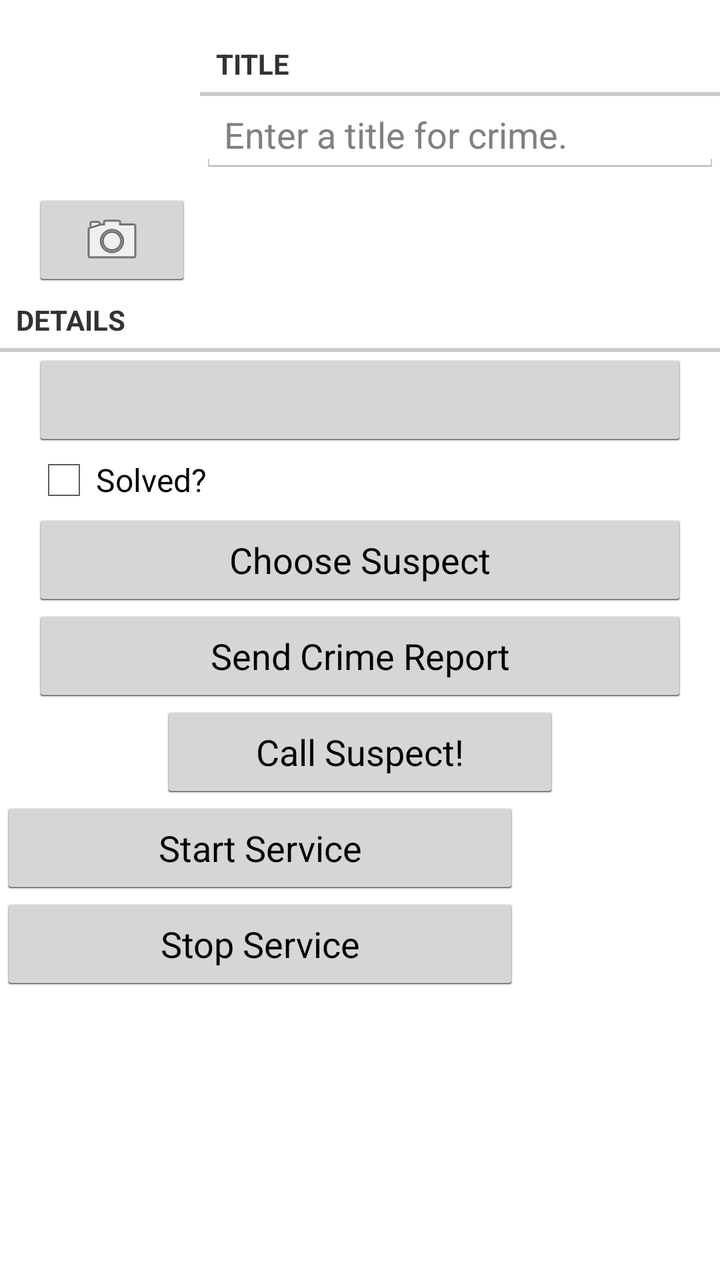
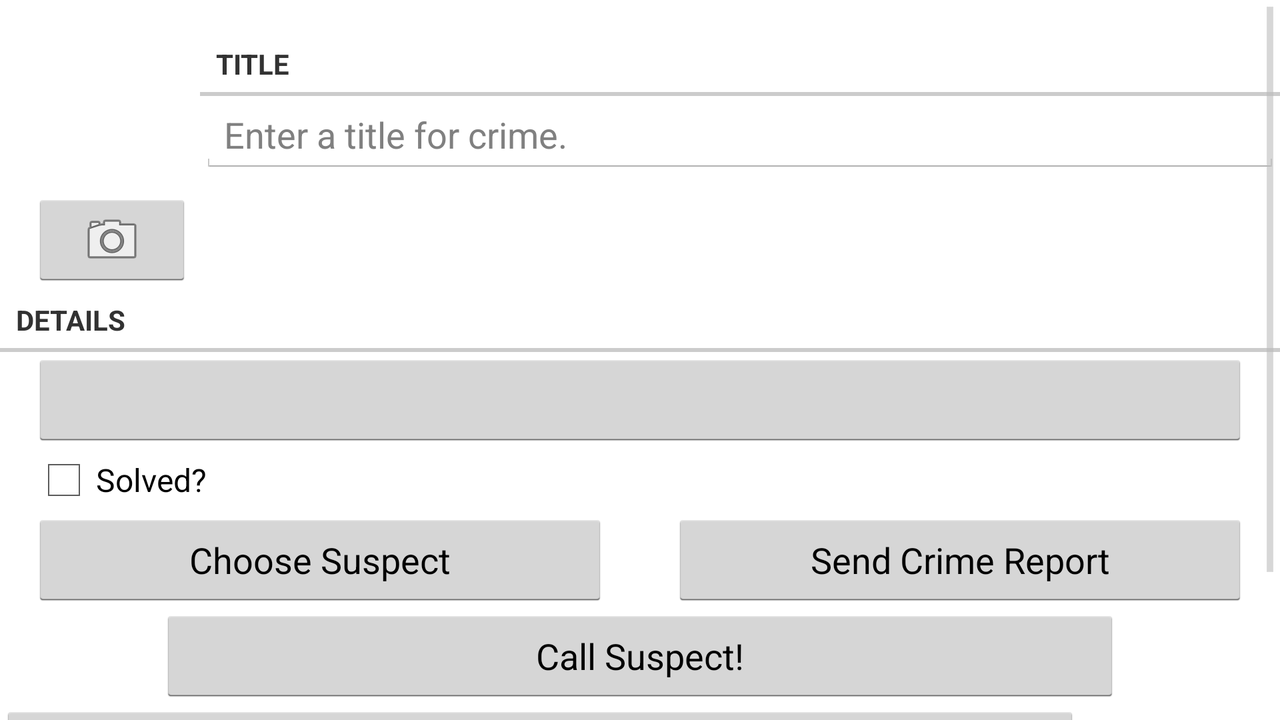

One screen, two layout resources from the same app: the default and the author's alternative for another configuration. Each is rendered where Android would select it; the XML of both is given below.
<!-- AndroidManifest.xml: application theme AppTheme -->
<!-- res/layout/fragment_crime.xml -->
<?xml version="1.0" encoding="utf-8"?>
<LinearLayout xmlns:android="http://schemas.android.com/apk/res/android"
    android:layout_width="match_parent" android:layout_height="match_parent"
    android:orientation = "vertical"
    >
    <LinearLayout
        android:layout_width="match_parent"
        android:layout_height="wrap_content"
        android:orientation="horizontal"
        android:layout_marginLeft="16dp"
        android:layout_marginTop="16dp">

        <LinearLayout
            android:layout_width="wrap_content"
            android:orientation="vertical"
            android:layout_marginRight = "4dp"
            android:layout_height="wrap_content">

            <ImageView
                android:layout_width="80dp"
                android:layout_height="80dp"
                android:id="@+id/crime_imageView"
                android:scaleType="centerInside"/>
                
                />

            <ImageButton
                android:layout_width="match_parent"
                android:layout_height="wrap_content"
                android:src = "@android:drawable/ic_menu_camera"
                android:id = "@+id/crime_camaraButton"/>

        </LinearLayout>
        <LinearLayout
            android:layout_width="wrap_content"
            android:orientation="vertical"
            android:layout_weight="1"
            android:layout_height="wrap_content">
            <TextView
                android:layout_width="match_parent"
                android:layout_height="wrap_content"
                android:text="@string/crime_title_label"
                style="?android:listSeparatorTextViewStyle"/>
            <EditText
                android:layout_width="match_parent"
                android:layout_height="wrap_content"
                android:id = "@+id/crime_title"
                android:hint = "@string/crime_title_hint"/>

        </LinearLayout>
    </LinearLayout>

    <TextView
        android:layout_width="match_parent"
        android:layout_height="wrap_content"
        android:text="@string/crime_details_label"
        style="?android:listSeparatorTextViewStyle"/>
    <Button
        android:layout_width="match_parent"
        android:layout_height="wrap_content"
        android:layout_marginLeft="16dp"
        android:id="@+id/crime_date"
        android:layout_marginRight="16dp"
        />
    <CheckBox
        android:layout_width="match_parent"
        android:layout_height="wrap_content"
        android:id="@+id/crime_solved"
        android:layout_marginLeft="16dp"
        android:layout_marginRight="16dp"
        android:text="@string/crime_solved_label"/>
    <Button
        android:layout_width="match_parent"
        android:layout_height="wrap_content"
        android:id="@+id/crime_suspect_button"
        android:text = "@string/crime_suspect_text"
        android:layout_marginEnd="16dp"
        android:layout_marginStart="16dp"/>
    <Button
        android:layout_width="match_parent"
        android:layout_height="wrap_content"
        android:id="@+id/crime_report_button"
        android:text="@string/crime_report_text"
        android:layout_marginEnd="16dp"
        android:layout_marginStart="16dp"/>
    <Button
        android:layout_width="match_parent"
        android:layout_height="wrap_content"
        android:layout_marginEnd="80dp"
        android:layout_marginStart="80dp"
        android:text="@string/crime_call_suspect"
        android:id="@+id/crime_call_suspect"/>
    <Button
        android:layout_width="match_parent"
        android:layout_height="wrap_content"
        android:layout_marginLeft="100dp"
        android:layout_marginEnd="100dp"
        android:text="@string/service_start"
        android:id="@+id/fragment_service_start_button"/>
    <Button
        android:layout_width="match_parent"
        android:layout_height="wrap_content"
        android:layout_marginLeft="100dp"
        android:layout_marginEnd="100dp"
        android:text="@string/service_stop"
        android:id="@+id/fragment_service_stop_button"/>


</LinearLayout>
<!-- resources referenced by this layout -->
<resources>
  <string name="crime_call_suspect">Call Suspect!</string>
  <string name="crime_details_label">Details</string>
  <string name="crime_report_text">Send Crime Report</string>
  <string name="crime_solved_label">Solved?</string>
  <string name="crime_suspect_text">Choose Suspect</string>
  <string name="crime_title_hint">Enter a title for crime.</string>
  <string name="crime_title_label">Title</string>
  <string name="service_start">Start Service</string>
  <string name="service_stop">Stop Service</string>
  <style name="AppTheme" parent="android:Theme.Holo.Light.DarkActionBar">
          
      </style>
</resources>
<!-- res/layout-land/fragment_crime.xml (the author's variant of the layout above) -->
<!-- drawn on the phone turned sideways -->
<?xml version="1.0" encoding="utf-8"?>
<ScrollView xmlns:android="http://schemas.android.com/apk/res/android"
    android:layout_width="match_parent"
    android:layout_height="wrap_content">
<LinearLayout
    android:layout_width="match_parent" android:layout_height="match_parent"
    android:orientation = "vertical"
    >
    <LinearLayout
        android:layout_width="match_parent"
        android:layout_height="wrap_content"
        android:orientation="horizontal"
        android:layout_marginLeft="16dp"
        android:layout_marginTop="16dp">

        <LinearLayout
            android:layout_width="wrap_content"
            android:orientation="vertical"
            android:layout_marginRight = "4dp"
            android:layout_height="wrap_content">

            <ImageView
                android:layout_width="80dp"
                android:layout_height="80dp"
                android:id="@+id/crime_imageView"
                android:scaleType="centerInside"/>
                

            <ImageButton
                android:layout_width="match_parent"
                android:layout_height="wrap_content"
                android:src = "@android:drawable/ic_menu_camera"
                android:id = "@+id/crime_camaraButton"/>

        </LinearLayout>
        <LinearLayout
            android:layout_width="wrap_content"
            android:orientation="vertical"
            android:layout_weight="1"
            android:layout_height="wrap_content">
            <TextView
                android:layout_width="match_parent"
                android:layout_height="wrap_content"
                android:text="@string/crime_title_label"
                style="?android:listSeparatorTextViewStyle"/>
            <EditText
                android:layout_width="match_parent"
                android:layout_height="wrap_content"
                android:id = "@+id/crime_title"
                android:hint = "@string/crime_title_hint"/>

        </LinearLayout>
    </LinearLayout>

    <TextView
        android:layout_width="match_parent"
        android:layout_height="wrap_content"
        android:text="@string/crime_details_label"
        style="?android:listSeparatorTextViewStyle"/>
    <Button
        android:layout_width="match_parent"
        android:layout_height="wrap_content"
        android:layout_marginLeft="16dp"
        android:id="@+id/crime_date"
        android:layout_marginRight="16dp"
        />
    <CheckBox
        android:layout_width="match_parent"
        android:layout_height="wrap_content"
        android:id="@+id/crime_solved"
        android:layout_marginLeft="16dp"
        android:layout_marginRight="16dp"
        android:text="@string/crime_solved_label"/>
    <LinearLayout
        android:layout_width="match_parent"
        android:orientation="horizontal"
        android:layout_height="wrap_content">
        <Button
            android:layout_weight="1"
            android:layout_width="0dp"
            android:layout_height="wrap_content"
            android:id="@+id/crime_suspect_button"
            android:text = "@string/crime_suspect_text"
            android:layout_marginEnd="16dp"
            android:layout_marginStart="16dp"/>
        <Button
            android:layout_weight="1"
            android:layout_width="0dp"
            android:layout_height="wrap_content"
            android:id="@+id/crime_report_button"
            android:text="@string/crime_report_text"
            android:layout_marginEnd="16dp"
            android:layout_marginStart="16dp"/>
    </LinearLayout>
    <Button
        android:layout_width="match_parent"
        android:layout_height="wrap_content"
        android:layout_marginEnd="80dp"
        android:layout_marginStart="80dp"
        android:text="@string/crime_call_suspect"
        android:id="@+id/crime_call_suspect"/>
    <Button
        android:layout_width="match_parent"
        android:layout_height="wrap_content"
        android:layout_marginLeft="100dp"
        android:layout_marginEnd="100dp"
        android:text="@string/service_start"
        android:id="@+id/fragment_service_start_button"/>
    <Button
        android:layout_width="match_parent"
        android:layout_height="wrap_content"
        android:layout_marginLeft="100dp"
        android:layout_marginEnd="100dp"
        android:text="@string/service_stop"
        android:id="@+id/fragment_service_stop_button"/>
</LinearLayout>
</ScrollView>
